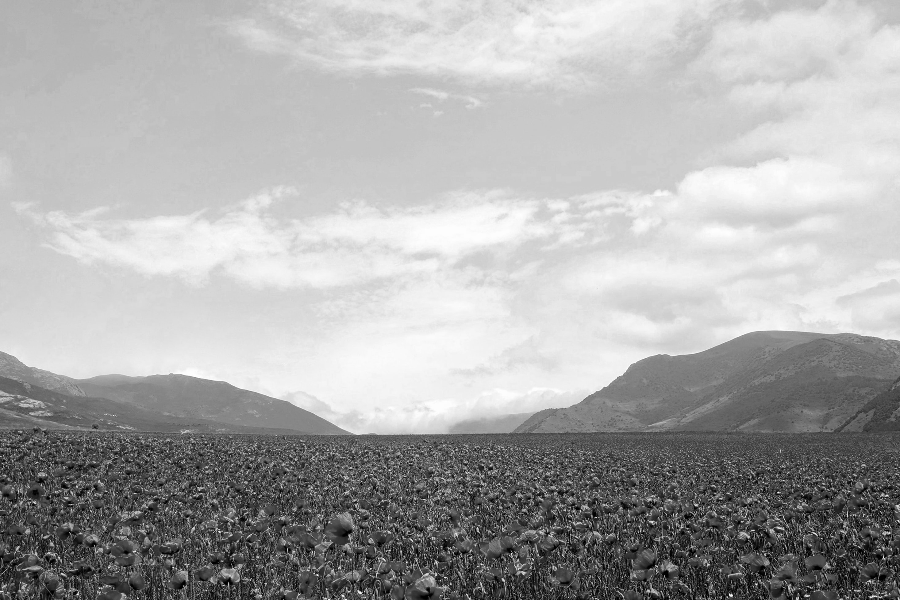
#> input picture hw3_r10922a16/hw3_sample_images/sample2.png, 900 x 600 px, found by its file name
$ python hw3_p2.py   (older library calls are emulated)
#> lines starting #> are read from the running program, lines starting #| are printed output that depends on the picture
#> further down, img is the input picture: shape (600, 900); min 0, max 255, mean 169.2
from cmath import pi, sqrt
from ctypes import sizeof
from random import randrange
from statistics import mean
from turtle import shape, window_height
from unittest import result
from PIL import Image
from scipy import signal
from scipy import misc
import numpy as np
import cv2

def Laws(img):
    Laws1 = [[1.0/36,2.0/36,1.0/36],
            [ 2.0/36,4.0/36,2.0/36],
            [ 1.0/36,2.0/36,1.0/36]]
    Laws2 = [[1.0/12,2.0/12,1.0/12],
            [ 2.0/12,4.0/12,2.0/12],
            [ 1.0/12,2.0/12,1.0/12]]
    Laws3 = [[1.0/12,0.0/12,-1.0/12],
            [ 2.0/12,0.0/12,-2.0/12],
            [ 1.0/12,0.0/12,-1.0/12]]
    Laws4 = [[-1.0/12,2.0/12,-1.0/12],
            [ -2.0/12,4.0/12,-2.0/12],
            [ -1.0/12,2.0/12,-1.0/12]]
    Laws5 = [[ 1.0/4,0.0/4,-1.0/4],
            [  0.0/4,0.0/4, 0.0/4],
            [ -1.0/4,0.0/4, 1.0/4]]
    Laws6 = [[1.0/4, 2.0/4,-1.0/4],
            [ 0.0/4, 0.0/4, 0.0/4],
            [ 1.0/4,-2.0/4, 1.0/4]]
    Laws7 = [[-1.0/12,-2.0/12,-1.0/12],
            [  2.0/12, 4.0/12, 2.0/12],
            [ -1.0/12,-2.0/12,-1.0/12]]
    Laws8 = [[-1.0/4, 0.0/4, 1.0/4],
            [  2.0/4, 0.0/4,-2.0/4],
            [ -1.0/4, 0.0/4, 1.0/4]]
    Laws9 = [[ 1.0/4,-2.0/4, 1.0/4],
            [ -2.0/4, 4.0/4,-2.0/4],
            [  1.0/4,-2.0/4, 1.0/4]]
    window_width = 13
    window_height = 13

    row,col = img.shape
#> row = 600; col = 900
    img_copy = np.copy(img)
    M1 = np.zeros((row,col))
    M2 = np.zeros((row,col))
    M3 = np.zeros((row,col))
    M4 = np.zeros((row,col))
    M5 = np.zeros((row,col))
    M6 = np.zeros((row,col))
    M7 = np.zeros((row,col))
    M8 = np.zeros((row,col))
    M9 = np.zeros((row,col))

    M1 = signal.convolve2d(img_copy, Laws1, boundary='symm', mode='same')
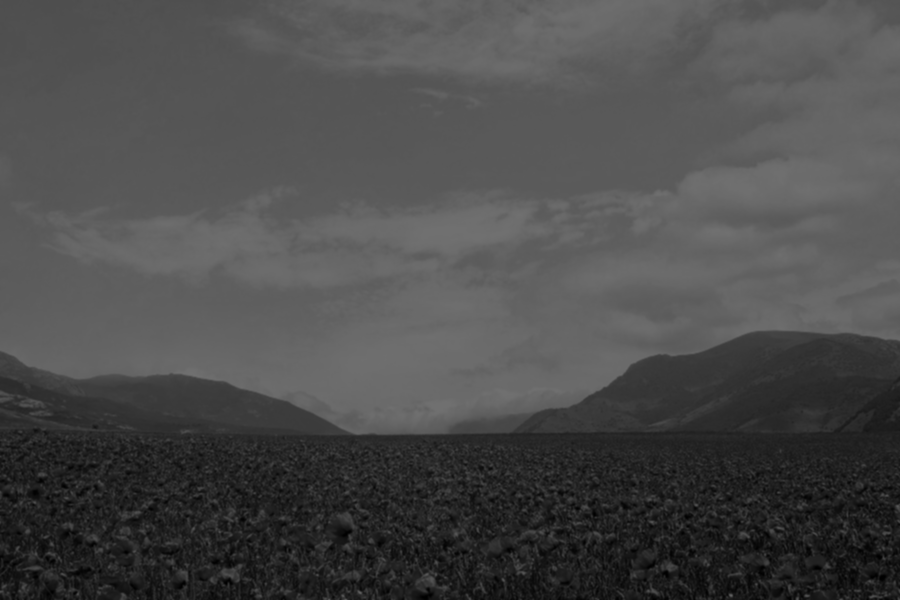
#> M1: shape (600, 900) float64; min 0.0556, max 112.5, mean 75.2
    M2 = signal.convolve2d(img_copy, Laws2, boundary='symm', mode='same')
    M3 = signal.convolve2d(img_copy, Laws3, boundary='symm', mode='same')
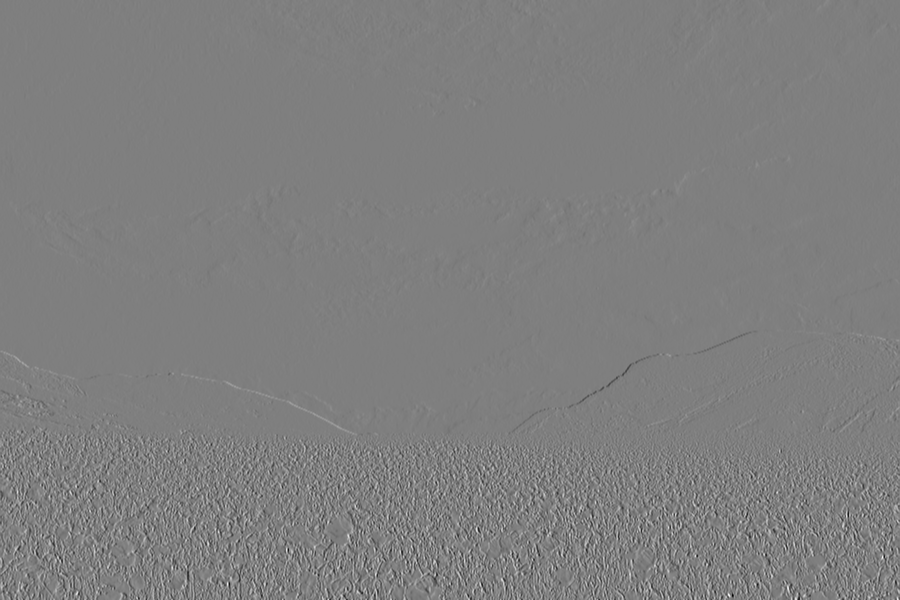
#> M3: shape (600, 900) float64; min -70.67, max 70.92, mean 0; drawn with min black and max white
    M4 = signal.convolve2d(img_copy, Laws4, boundary='symm', mode='same')
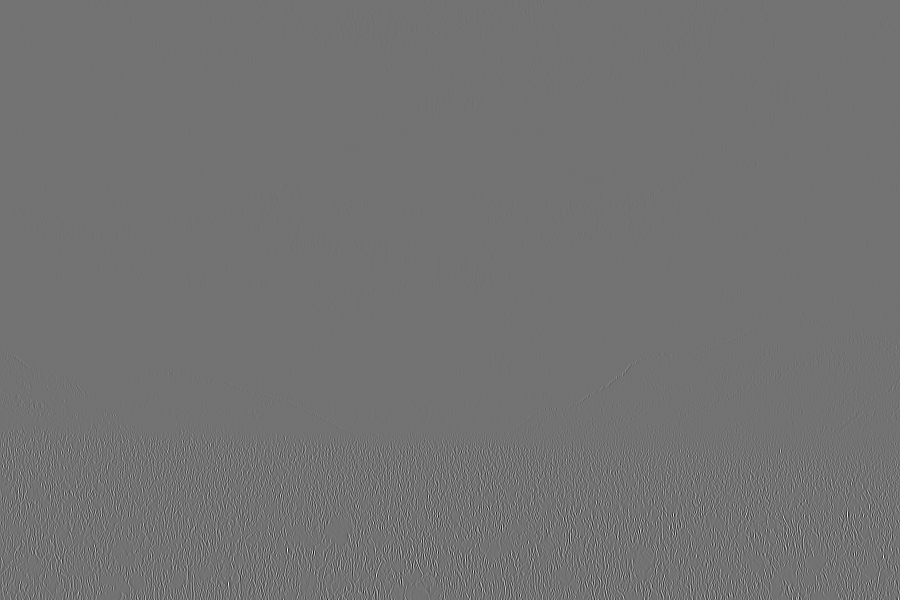
#> M4: shape (600, 900) float64; min -101.7, max 123.8, mean 0; drawn with min black and max white
    M5 = signal.convolve2d(img_copy, Laws5, boundary='symm', mode='same')
    M6 = signal.convolve2d(img_copy, Laws6, boundary='symm', mode='same')
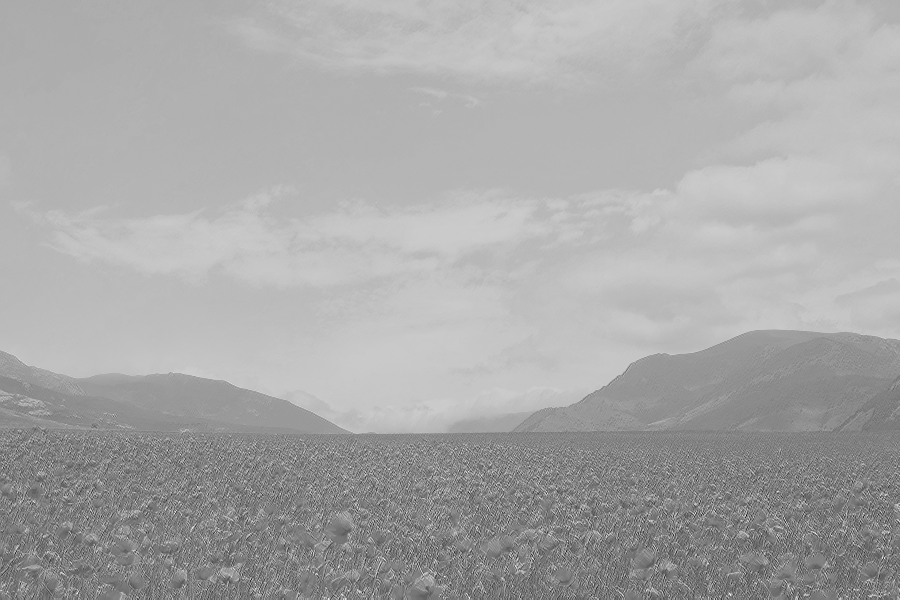
#> M6: shape (600, 900) float64; min -116.2, max 188.8, mean 84.5; drawn with min black and max white
    M7 = signal.convolve2d(img_copy, Laws7, boundary='symm', mode='same')
    M8 = signal.convolve2d(img_copy, Laws8, boundary='symm', mode='same')
    M9 = signal.convolve2d(img_copy, Laws9, boundary='symm', mode='same')

    pad_width = 6
    pad_height = 6
    energy1 = np.pad(M1,(pad_width,pad_height),'symmetric')
    energy2 = np.pad(M2,(pad_width,pad_height),'symmetric')
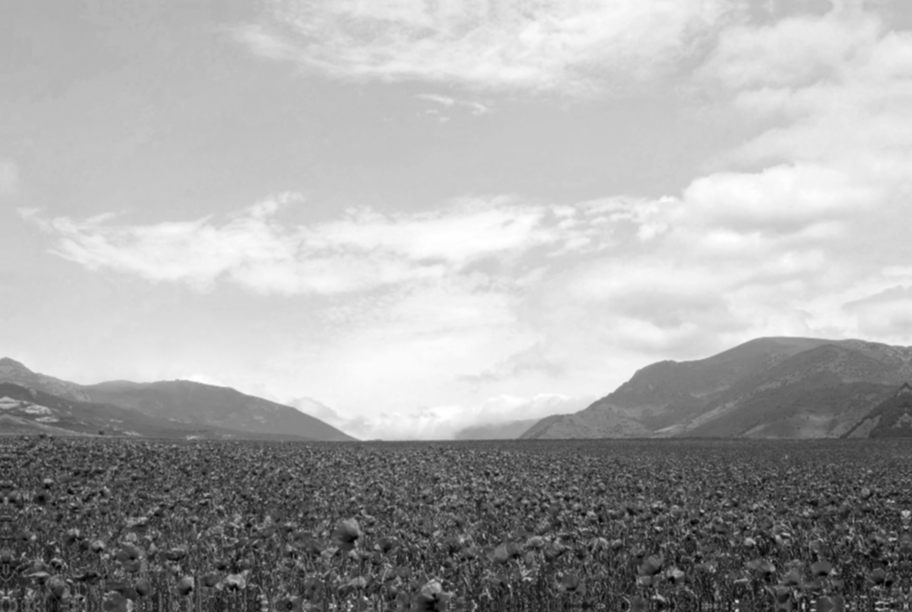
#> energy2: shape (612, 912) float64; min 0.167, max 337.6, mean 224.4; drawn with min black and max white
    energy3 = np.pad(M3,(pad_width,pad_height),'symmetric')
    energy4 = np.pad(M4,(pad_width,pad_height),'symmetric')
    energy5 = np.pad(M5,(pad_width,pad_height),'symmetric')
    energy6 = np.pad(M6,(pad_width,pad_height),'symmetric')
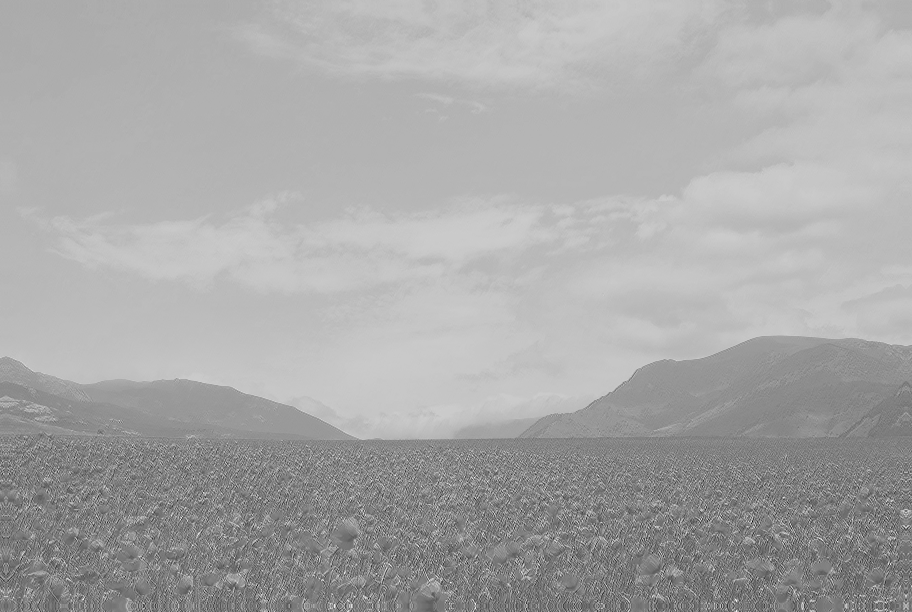
#> energy6: shape (612, 912) float64; min -116.2, max 188.8, mean 84.1; drawn with min black and max white
    energy7 = np.pad(M7,(pad_width,pad_height),'symmetric')
    energy8 = np.pad(M8,(pad_width,pad_height),'symmetric')
    energy9 = np.pad(M9,(pad_width,pad_height),'symmetric')

    T1 = np.zeros((row,col))
    T2 = np.zeros((row,col))
    T3 = np.zeros((row,col))
    T4 = np.zeros((row,col))
    T5 = np.zeros((row,col))
    T6 = np.zeros((row,col))
    T7 = np.zeros((row,col))
    T8 = np.zeros((row,col))
    T9 = np.zeros((row,col))

    for i in range(row):
        for j in range(col):
            for k in range(window_width):
                for l in range(window_height):
                    T1[i][j] += energy1[i+k][j+l]**2
                    T2[i][j] += energy2[i+k][j+l]**2
                    T3[i][j] += energy3[i+k][j+l]**2
                    T4[i][j] += energy4[i+k][j+l]**2
                    T5[i][j] += energy5[i+k][j+l]**2
                    T6[i][j] += energy6[i+k][j+l]**2
                    T7[i][j] += energy7[i+k][j+l]**2
                    T8[i][j] += energy8[i+k][j+l]**2
                    T9[i][j] += energy9[i+k][j+l]**2
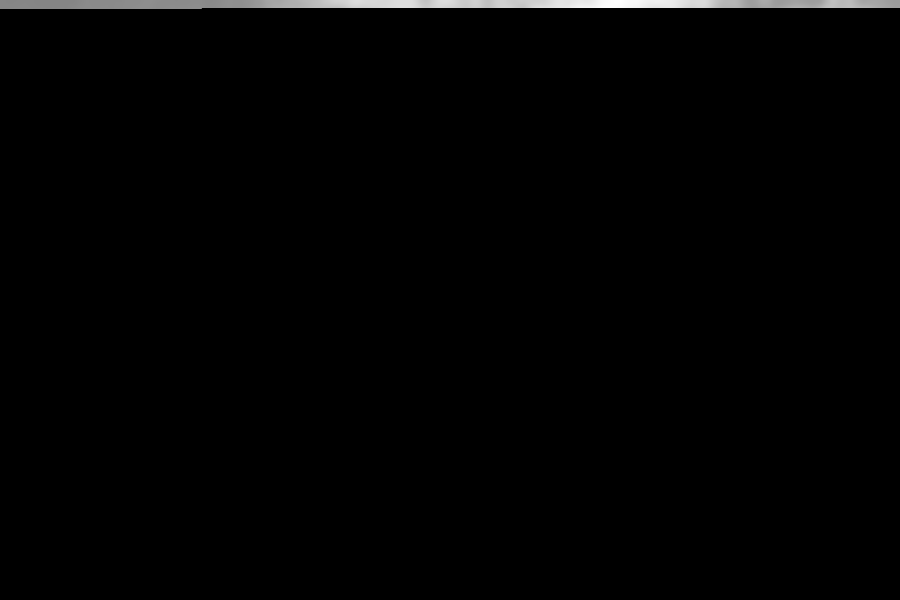
#> T1: shape (600, 900) float64; min 0, max 1998440.1, mean 19551.8; drawn with min black and max white

    FM = np.zeros((9, row*col))
    for j in range(row*col):
        cur_i = np.int(np.mod(j - 1, row))
        cur_j = np.int(np.ceil(j / row)-1)
        FM[0][j] = T1[cur_i][cur_j]
        FM[1][j] = T2[cur_i][cur_j]
        FM[2][j] = T3[cur_i][cur_j]
        FM[3][j] = T4[cur_i][cur_j]
        FM[4][j] = T5[cur_i][cur_j]
        FM[5][j] = T6[cur_i][cur_j]
        FM[6][j] = T7[cur_i][cur_j]
        FM[7][j] = T8[cur_i][cur_j]
        FM[8][j] = T9[cur_i][cur_j]

    FP = np.zeros((3*row,3*col))
    for i in range(row):
        for j in range(col):
            FP[i][j] = T1[i][j]
            FP[i][j+col] = T2[i][j]
            FP[i][j+2*col] = T3[i][j]
            FP[i+row][j] = T4[i][j]
            FP[i+row][j+col] = T5[i][j]
            FP[i+row][j+2*col] = T6[i][j]
            FP[i+2*row][j] = T7[i][j]
            FP[i+2*row][j+col] = T8[i][j]
            FP[i+2*row][j+2*col] = T9[i][j]
    cv2.imwrite("FP.png",FP)

    return FM

# [44 lines of commented-out code are left out]
img = cv2.imread('hw3_sample_images\sample2.png', cv2.IMREAD_GRAYSCALE)
#> (the run stopped early here; a loop or call above may not have finished)
